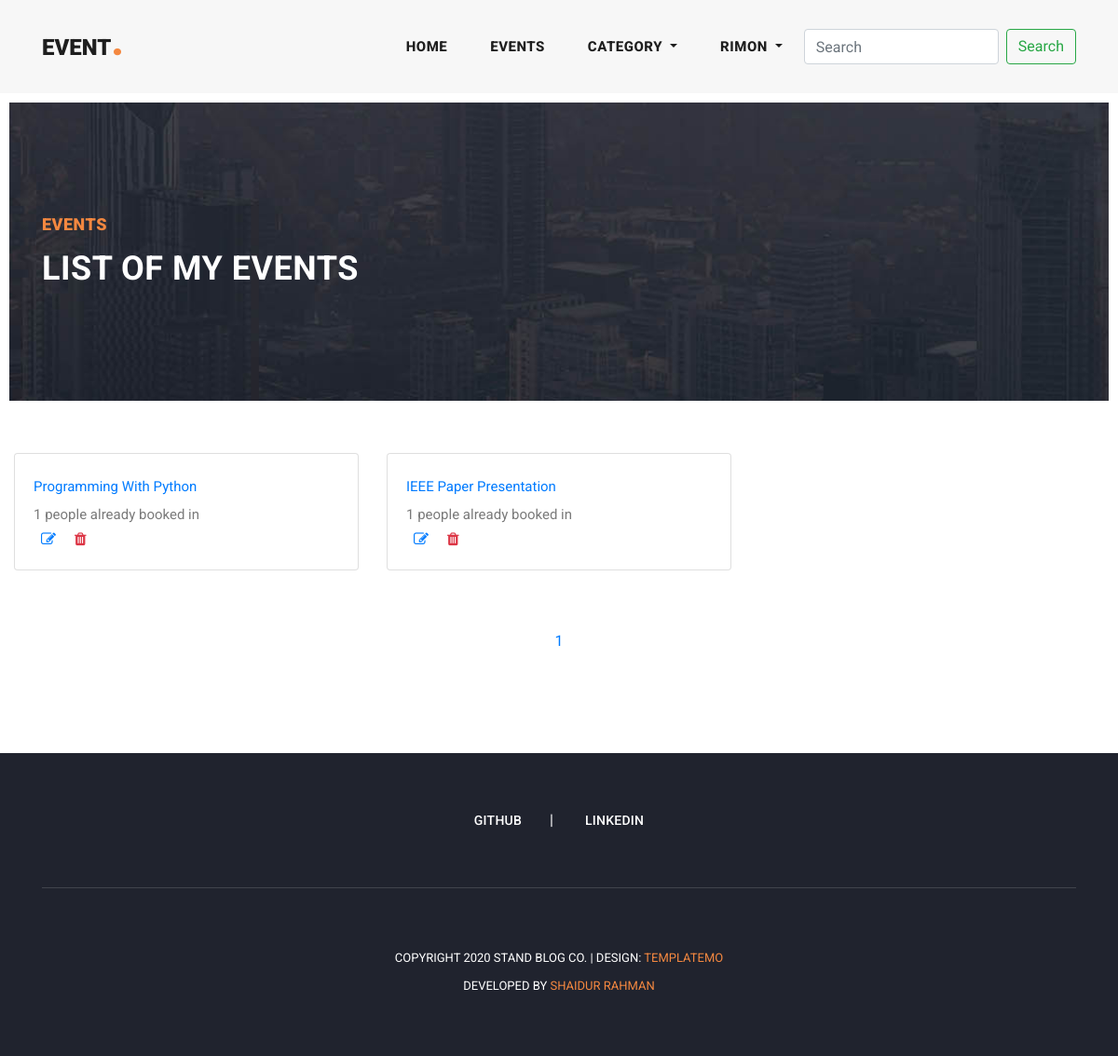
Screenshot of /my_events/ (signed in) with the database file from the repository.
### account/models.py (models this page shows, shortened)
class CustomUser(AbstractBaseUser, PermissionsMixin):
    username = models.CharField(
        max_length=150,
        validators=[UnicodeUsernameValidator, ],
        unique=True
    )
    email = models.EmailField(unique=True)
    first_name = models.CharField(max_length=30, blank=True)
    last_name = models.CharField(max_length=30, blank=True)
    is_active = models.BooleanField(default=True)
    is_staff = models.BooleanField(default=False)
    date_joined = models.DateTimeField(auto_now_add=True)
    objects = CustomUserManager()
    USERNAME_FIELD = 'username'
    REQUIRED_FIELDS = ['email']

### post/models.py (models this page shows, shortened)
class Event(models.Model):
    user=models.ForeignKey(CustomUser,related_name='user_event',on_delete=models.CASCADE)
    category=models.ForeignKey(Category,related_name='category_event',on_delete=models.CASCADE)
    title=models.CharField(max_length=250)
    date=models.CharField(max_length=250)
    location=models.CharField(max_length=500)
    slug=models.SlugField(null=True, blank=True)
    description=HTMLField()
    created_date=models.DateField(auto_now_add=True)
    booking=models.ManyToManyField(CustomUser, related_name='booking_events', blank=True)

### post/views.py (the view, shortened to what this page needs)
# urls.py: path('my_events/', MyEvents.as_view(), name='my_event'),
class MyEvents(LoginRequiredMixin, generic.ListView):
    model = Event
    template_name = 'my_events.html'
    paginate_by = 6
    login_url = 'login'
    def get_context_data(self, **kwargs):
        context = super().get_context_data(**kwargs)
        userevent = self.request.user.user_event.all()
        page_obj = Custom_Paginator(self.request, userevent, self.paginate_by)
        queryset = page_obj.get_queryset()
        context['events'] = queryset
        context['paginator'] = page_obj.paginator
        context['page_obj'] = queryset
        context['is_paginated'] = queryset.has_other_pages()
        return context
    def dispatch(self, request, *args, **kwargs):
        delete = request.GET.get('delete', None)
        return super().dispatch(request, *args, **kwargs)

### post/context_processors.py (called while the page is built)
def categories(request):
    categories_with_counts = Category.objects.annotate(blogs_count=Count('category_event'))
    return {"categories": categories_with_counts}

### post/views.py (called while the page is built)
    def get_queryset(self):
        try:
            queryset = self.paginator.page(self.page)
        except PageNotAnInteger:
            queryset = self.paginator.page(1)
        except EmptyPage:
            queryset = self.paginator.page(1)
        except InvalidPage:
            queryset = self.paginator.page(1)
        return queryset

### templates/my_events.html (shortened to what this page needs)
{% extends "base.html" %}
{% load static %}
{% block content %}
    <div class="heading-page header-text">
        <section class="page-heading">
          <div class="container">
            <div class="row">
              <div class="col-lg-12">
                <div class="text-content">
                  <h4>Events</h4>
                  <h2>List of my events</h2>
                </div>
              </div>
            </div>
          </div>
        </section>
    </div>
    <section class="my-blogs">
        <div class="container-fluid">
            <div class="row py-5">
              {% for event in events %}
                <div class="col-md-4 my-2">
                    <div class="card">
                        <div class="card-body">
                          <p class="card-text d-flex flex-row">
                            <a href="#">{{event.title|truncatechars:25}}</a>
                            <p>{{event.booking.count}} people already booked in</p>
                            <a class="px-2 ml-auto" href="#">
                              <i class="fa fa-edit"></i>
                            </a>
                            <a class="px-2" href="?delete={{event.pk}}">
                              <i class="fa fa-trash text-danger"></i>
                            </a>
                          </p>
                        </div>
                      </div>
                </div>
            {% endfor %}
            </div>
            <div class="row py-2 justify-content-center">
              <div class="col-md-8">
                {% include 'pagination.html' %}
              </div>
            </div>
        </div>
    </section>
{% endblock content %}

### templates/header.html (shortened to what this page needs)
<header class="">
    <nav class="navbar navbar-expand-lg">
      <div class="container">
        <a class="navbar-brand" href="{% url 'home' %}"><h2>Event<em>.</em></h2></a>
        <div class="collapse navbar-collapse" id="navbarResponsive">
          <ul class="navbar-nav ml-auto">
            <li class="nav-item {% if current_path == '/' %}active{% endif %}">
              <a class="nav-link" href="{% url 'home' %}">Home
              </a>
            </li>
            <li class="nav-item {% if current_path == '/all_events/' %}active{% endif %}">
              <a class="nav-link" href="{% url 'all_events' %}">Events</a>
            </li>
            <li class="nav-item dropdown">
              <a class="nav-link dropdown-toggle" href="#" id="navbarDropdown" role="button" data-toggle="dropdown" aria-haspopup="true" aria-expanded="false">
                Category
              </a>
            </li>
            {% if request.user.is_authenticated %}
            <li class="nav-item dropdown">
              <a class="nav-link dropdown-toggle" href="#" id="navbarDropdown" role="button" data-toggle="dropdown" aria-haspopup="true" aria-expanded="false">
                {{request.user.username}}
              </a>
            </li>
            {% else %}
            <li class="nav-item {% if current_path == '/login/' %}active{% endif %}">
              <a class="nav-link" href="{% url 'login' %}">Login</a>
            </li>
            {% endif %}
            <form class="form-inline my-2 my-lg-0" action="#" method="GET">
              <input class="form-control mr-sm-2" name="key" type="search" placeholder="Search" aria-label="Search" required>
              <button class="btn btn-outline-success my-2 my-sm-0" type="submit">Search</button>
            </form>
          </ul>
        </div>
      </div>
    </nav>
  </header>

### assets/css/templatemo-stand-blog.css (style rules this page uses)
body { font-family: 'Roboto', sans-serif; overflow-x: hidden; text-rendering: optimizeLegibility; -webkit-font-smoothing: antialiased; -moz-osx-font-smoothing: grayscale; }
p { margin-bottom: 0px; font-size: 15px; font-weight: 400; color: #7a7a7a; line-height: 30px; }
a { text-decoration: none!important; }
ul { padding: 0; margin: 0; list-style: none; }
h1,h2,h3,h4,h5,h6 { margin: 0px; }
.heading-page { padding-top: 110px; }
.page-heading { margin: 0px 10px; padding: 120px 0px; text-align: left; background-position: center center; background-repeat: no-repeat; background-size: cover; background-image: url(../images/heading-bg.jpg); }
.page-heading .text-content h4 { color: #f48840; font-size: 18px; text-transform: uppercase; font-weight: 900; letter-spacing: 0.5px; margin-bottom: 15px; }
.page-heading .text-content h2 { color: #fff; font-size: 36px; font-weight: 700; text-transform: uppercase; letter-spacing: 0.5px; }
header { position: absolute; z-index: 99999; width: 100%; height: 100px; background-color: #f7f7f7; -webkit-transition: all 0.3s ease-in-out 0s; -moz-transition: all 0.3s ease-in-out 0s; -o-transition: all 0.3s ease-in-out 0s; transition: all 0.3s ease-in-out 0s; }
header .navbar { padding: 25px 0px; }
.navbar .navbar-brand { float: left; margin-top: -12px; outline: none; }
.navbar .navbar-brand h2 { color: #1e1e1e; text-transform: uppercase; font-size: 24px; font-weight: 900; -webkit-transition: all .3s ease 0s; -moz-transition: all .3s ease 0s; -o-transition: all .3s ease 0s; transition: all .3s ease 0s; }
.navbar .navbar-brand h2 em { font-size: 44px; font-style: normal; color: #f48840; }
#navbarResponsive { z-index: 999; }
.navbar-collapse { text-align: center; }
.navbar .navbar-nav .nav-item { margin: 0px 15px; }
.navbar .navbar-nav a.nav-link { text-transform: capitalize; font-size: 15px; font-weight: 800; text-transform: uppercase; letter-spacing: 0.5px; color: #1e1e1e; transition: all 0.3s; }

### rows the page displays
CustomUser: user.username "RIMON"
Event: title "Programming With Python", booking.count "1"
Event: title "IEEE Paper Presentation", booking.count "1"

### other values shown
{{ page }} "1"
